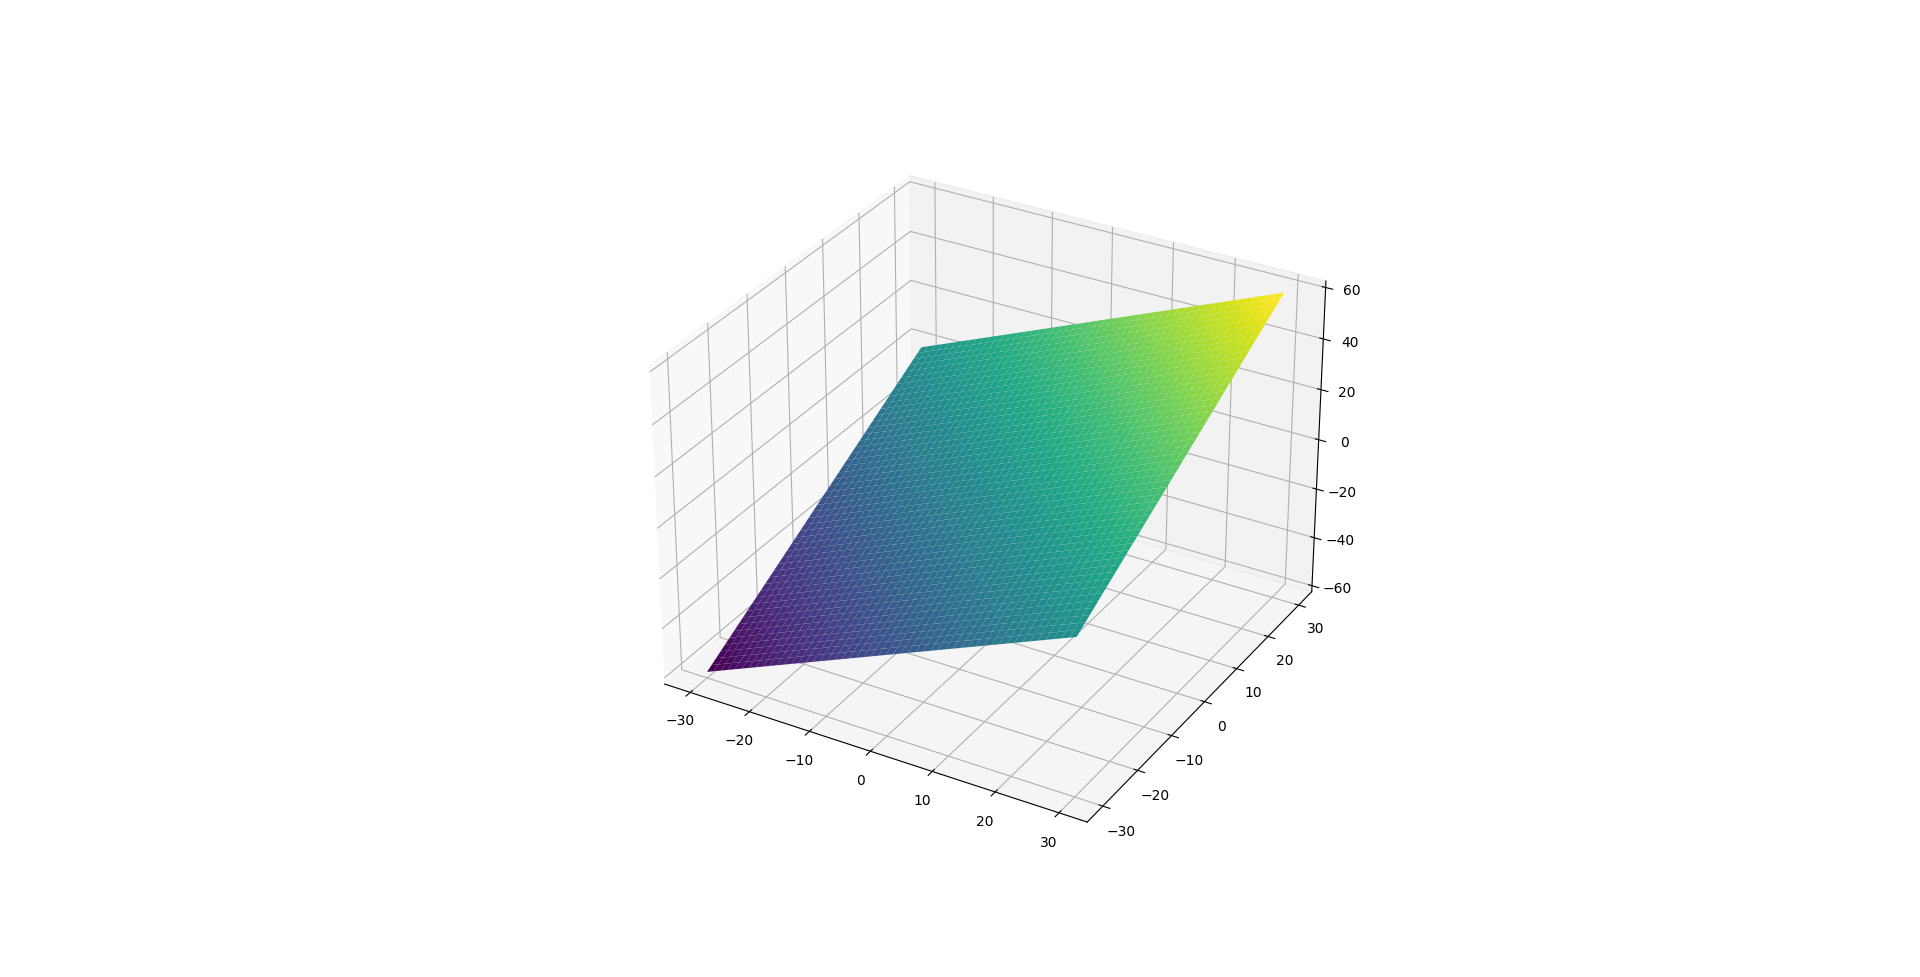

This chart was generated by the following Python code:
import numpy as np
import matplotlib.pyplot as plt

res = 500
x = np.linspace(-30, 30, res)
y = np.linspace(-30, 30, res)
x, y = np.meshgrid(x, y)
z = x + y

fig = plt.figure(figsize=(10, 10))
ax = plt.axes(projection='3d')
ax.plot_surface(x, y, z, cmap='viridis')
plt.show()
